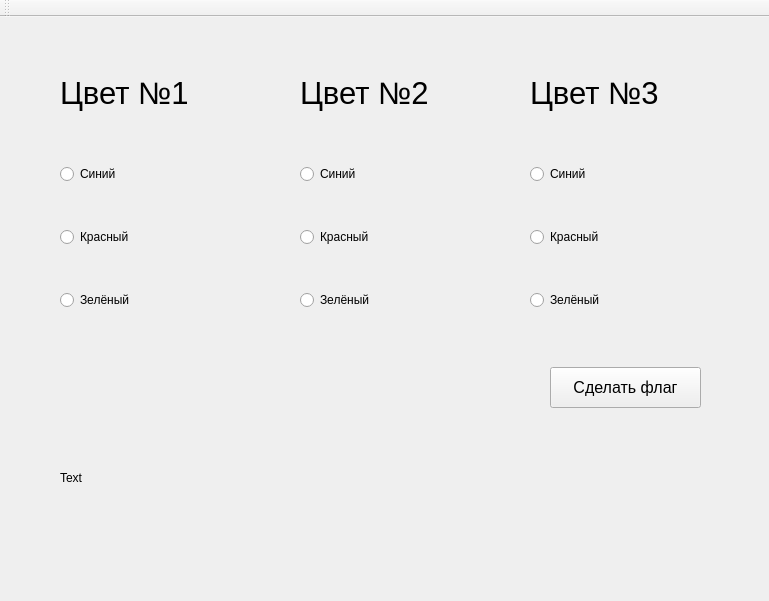
<?xml version="1.0" encoding="UTF-8"?>
<ui version="4.0">
 <class>MainWindow</class>
 <widget class="QMainWindow" name="MainWindow">
  <property name="geometry">
   <rect>
    <x>0</x>
    <y>0</y>
    <width>769</width>
    <height>601</height>
   </rect>
  </property>
  <property name="windowTitle">
   <string>MainWindow</string>
  </property>
  <widget class="QWidget" name="centralwidget">
   <widget class="QLabel" name="label">
    <property name="geometry">
     <rect>
      <x>60</x>
      <y>40</y>
      <width>151</width>
      <height>71</height>
     </rect>
    </property>
    <property name="font">
     <font>
      <pointsize>23</pointsize>
     </font>
    </property>
    <property name="text">
     <string>Цвет №1</string>
    </property>
   </widget>
   <widget class="QLabel" name="label_2">
    <property name="geometry">
     <rect>
      <x>300</x>
      <y>40</y>
      <width>151</width>
      <height>71</height>
     </rect>
    </property>
    <property name="font">
     <font>
      <pointsize>23</pointsize>
     </font>
    </property>
    <property name="text">
     <string>Цвет №2</string>
    </property>
   </widget>
   <widget class="QLabel" name="label_3">
    <property name="geometry">
     <rect>
      <x>530</x>
      <y>40</y>
      <width>151</width>
      <height>71</height>
     </rect>
    </property>
    <property name="font">
     <font>
      <pointsize>23</pointsize>
     </font>
    </property>
    <property name="text">
     <string>Цвет №3</string>
    </property>
   </widget>
   <widget class="QWidget" name="verticalLayoutWidget">
    <property name="geometry">
     <rect>
      <x>60</x>
      <y>110</y>
      <width>171</width>
      <height>221</height>
     </rect>
    </property>
    <layout class="QVBoxLayout" name="verticalLayout">
     <item>
      <widget class="QRadioButton" name="radioButton_1_1">
       <property name="text">
        <string>Синий</string>
       </property>
       <attribute name="buttonGroup">
        <string notr="true">buttonGroup</string>
       </attribute>
      </widget>
     </item>
     <item>
      <widget class="QRadioButton" name="radioButton_1_2">
       <property name="text">
        <string>Красный</string>
       </property>
       <attribute name="buttonGroup">
        <string notr="true">buttonGroup</string>
       </attribute>
      </widget>
     </item>
     <item>
      <widget class="QRadioButton" name="radioButton_1_3">
       <property name="text">
        <string>Зелёный</string>
       </property>
       <attribute name="buttonGroup">
        <string notr="true">buttonGroup</string>
       </attribute>
      </widget>
     </item>
    </layout>
   </widget>
   <widget class="QWidget" name="verticalLayoutWidget_2">
    <property name="geometry">
     <rect>
      <x>300</x>
      <y>110</y>
      <width>171</width>
      <height>221</height>
     </rect>
    </property>
    <layout class="QVBoxLayout" name="verticalLayout_2">
     <item>
      <widget class="QRadioButton" name="radioButton_2_1">
       <property name="text">
        <string>Синий</string>
       </property>
       <attribute name="buttonGroup">
        <string notr="true">buttonGroup_2</string>
       </attribute>
      </widget>
     </item>
     <item>
      <widget class="QRadioButton" name="radioButton_2_2">
       <property name="text">
        <string>Красный</string>
       </property>
       <attribute name="buttonGroup">
        <string notr="true">buttonGroup_2</string>
       </attribute>
      </widget>
     </item>
     <item>
      <widget class="QRadioButton" name="radioButton_2_3">
       <property name="text">
        <string>Зелёный</string>
       </property>
       <attribute name="buttonGroup">
        <string notr="true">buttonGroup_2</string>
       </attribute>
      </widget>
     </item>
    </layout>
   </widget>
   <widget class="QWidget" name="verticalLayoutWidget_3">
    <property name="geometry">
     <rect>
      <x>530</x>
      <y>110</y>
      <width>171</width>
      <height>221</height>
     </rect>
    </property>
    <layout class="QVBoxLayout" name="verticalLayout_3">
     <item>
      <widget class="QRadioButton" name="radioButton_3_1">
       <property name="text">
        <string>Синий</string>
       </property>
       <attribute name="buttonGroup">
        <string notr="true">buttonGroup_3</string>
       </attribute>
      </widget>
     </item>
     <item>
      <widget class="QRadioButton" name="radioButton_3_2">
       <property name="text">
        <string>Красный</string>
       </property>
       <attribute name="buttonGroup">
        <string notr="true">buttonGroup_3</string>
       </attribute>
      </widget>
     </item>
     <item>
      <widget class="QRadioButton" name="radioButton_3_3">
       <property name="text">
        <string>Зелёный</string>
       </property>
       <attribute name="buttonGroup">
        <string notr="true">buttonGroup_3</string>
       </attribute>
      </widget>
     </item>
    </layout>
   </widget>
   <widget class="QPushButton" name="make_flag">
    <property name="geometry">
     <rect>
      <x>550</x>
      <y>350</y>
      <width>151</width>
      <height>41</height>
     </rect>
    </property>
    <property name="font">
     <font>
      <pointsize>12</pointsize>
     </font>
    </property>
    <property name="text">
     <string>Сделать флаг</string>
    </property>
   </widget>
   <widget class="QLabel" name="result">
    <property name="geometry">
     <rect>
      <x>60</x>
      <y>440</y>
      <width>401</width>
      <height>41</height>
     </rect>
    </property>
    <property name="font">
     <font>
      <pointsize>9</pointsize>
     </font>
    </property>
    <property name="text">
     <string>Text</string>
    </property>
   </widget>
  </widget>
  <widget class="QMenuBar" name="menubar">
   <property name="geometry">
    <rect>
     <x>0</x>
     <y>0</y>
     <width>769</width>
     <height>21</height>
    </rect>
   </property>
  </widget>
  <widget class="QToolBar" name="toolBar">
   <property name="windowTitle">
    <string>toolBar</string>
   </property>
   <attribute name="toolBarArea">
    <enum>TopToolBarArea</enum>
   </attribute>
   <attribute name="toolBarBreak">
    <bool>false</bool>
   </attribute>
  </widget>
 </widget>
 <resources/>
 <connections/>
 <buttongroups>
  <buttongroup name="buttonGroup"/>
  <buttongroup name="buttonGroup_2"/>
  <buttongroup name="buttonGroup_3"/>
 </buttongroups>
</ui>
